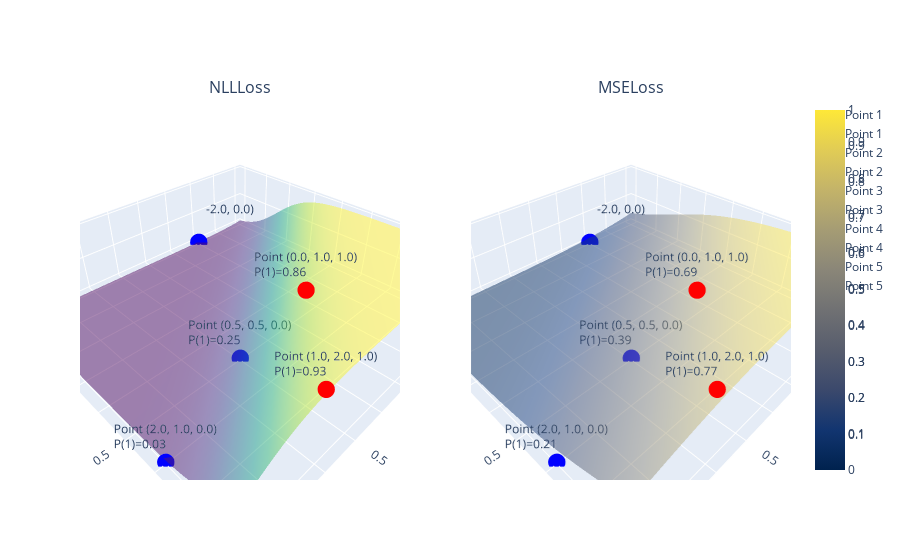

The notebook cell this image was saved under:
### Code cell
from plotly.subplots import make_subplots
import plotly.graph_objects as go
import numpy as np

points = np.hstack((features, labels.view(-1,1)))
colors = ["red" if label else "blue" for label in labels]

x = np.linspace(-2, 2, 50)
y = np.linspace(-2, 2, 50)
X, Y = np.meshgrid(x, y)

Z1 = 1 / (1 + np.exp(-(nll_weights[0] * X + nll_weights[1] * Y + nll_bias)))
Z2 = 1 / (1 + np.exp(-(mse_weights[0] * X + mse_weights[1] * Y + mse_bias)))

fig = make_subplots(rows=1, cols=2, specs=[[{'type': 'surface'}, {'type': 'surface'}]],
                    subplot_titles=("NLLLoss", "MSELoss"))

fig.add_trace(go.Surface(z=Z1, x=X, y=Y, opacity=0.5, colorscale='Viridis', name='Probability'), row=1, col=1)
fig.add_trace(go.Surface(z=Z2, x=X, y=Y, opacity=0.5, colorscale='Cividis', name='Probability'), row=1, col=2)


for i in range(len(points)):
    # Координаты точки
    px, py, pz = points[i]

    # Вычисляем значения на поверхностях для каждой точки
    z1_val = 1 / (1 + np.exp(-(nll_weights[0] * px + nll_weights[1] * py + nll_bias)))
    z2_val = 1 / (1 + np.exp(-(mse_weights[0] * px + mse_weights[1] * py + mse_bias)))
    
    # Формируем всплывающие подсказки для каждой точки
    hover_text_1 = f"Point ({px}, {py}, {pz})<br>P(1)={z1_val:.2f}"
    hover_text_2 = f"Point ({px}, {py}, {pz})<br>P(1)={z2_val:.2f}"

    # Добавляем точки в первое окно (первая поверхность)
    fig.add_trace(go.Scatter3d(x=[px], y=[py], z=[pz],
                               mode='markers+text',
                               marker=dict(size=6, color=colors[i]),
                               text=hover_text_1, hoverinfo="text",
                               name=f'Point {i+1}'), row=1, col=1)
    
    # Добавляем точки во второе окно (вторая поверхность)
    fig.add_trace(go.Scatter3d(x=[px], y=[py], z=[pz],
                               mode='markers+text',
                               marker=dict(size=6, color=colors[i]),
                               text=hover_text_2, hoverinfo="text",
                               name=f'Point {i+1}'), row=1, col=2)

fig.show()

### Figure 1 — Plotly figure (JSON) as saved in the notebook; plotly's stock layout.template omitted (floating-point values rounded to 4 significant figures; data arrays with more than 128 entries replaced by an {"elided": "..."} marker saying what was removed)
{"data": [{"colorscale": [[0, "#440154"], [0.1111, "#482878"], [0.2222, "#3e4989"], [0.3333, "#31688e"], [0.4444, "#26828e"], [0.5556, "#1f9e89"], [0.6667, "#35b779"], [0.7778, "#6ece58"], [0.8889, "#b5de2b"], [1, "#fde725"]], "name": "Probability", "opacity": 0.5, "scene": "scene", "type": "surface", "x": {"elided": "50x50 float values"}, "y": {"elided": "50x50 float values"}, "z": {"elided": "50x50 float values"}}, {"colorscale": [[0, "#00224e"], [0.1111, "#123570"], [0.2222, "#3b496c"], [0.3333, "#575d6d"], [0.4444, "#707173"], [0.5556, "#8a8678"], [0.6667, "#a59c74"], [0.7778, "#c3b369"], [0.8889, "#e1cc55"], [1, "#fee838"]], "name": "Probability", "opacity": 0.5, "scene": "scene2", "type": "surface", "x": {"elided": "50x50 float values"}, "y": {"elided": "50x50 float values"}, "z": {"elided": "50x50 float values"}}, {"hoverinfo": "text", "marker": {"color": "red", "size": 6}, "mode": "markers+text", "name": "Point 1", "scene": "scene", "text": "Point (1.0, 2.0, 1.0)<br>P(1)=0.93", "type": "scatter3d", "x": [1], "y": [2], "z": [1]}, {"hoverinfo": "text", "marker": {"color": "red", "size": 6}, "mode": "markers+text", "name": "Point 1", "scene": "scene2", "text": "Point (1.0, 2.0, 1.0)<br>P(1)=0.77", "type": "scatter3d", "x": [1], "y": [2], "z": [1]}, {"hoverinfo": "text", "marker": {"color": "blue", "size": 6}, "mode": "markers+text", "name": "Point 2", "scene": "scene", "text": "Point (2.0, 1.0, 0.0)<br>P(1)=0.03", "type": "scatter3d", "x": [2], "y": [1], "z": [0]}, {"hoverinfo": "text", "marker": {"color": "blue", "size": 6}, "mode": "markers+text", "name": "Point 2", "scene": "scene2", "text": "Point (2.0, 1.0, 0.0)<br>P(1)=0.21", "type": "scatter3d", "x": [2], "y": [1], "z": [0]}, {"hoverinfo": "text", "marker": {"color": "blue", "size": 6}, "mode": "markers+text", "name": "Point 3", "scene": "scene", "text": "Point (-1.0, -2.0, 0.0)<br>P(1)=0.00", "type": "scatter3d", "x": [-1], "y": [-2], "z": [0]}, {"hoverinfo": "text", "marker": {"color": "blue", "size": 6}, "mode": "markers+text", "name": "Point 3", "scene": "scene2", "text": "Point (-1.0, -2.0, 0.0)<br>P(1)=0.08", "type": "scatter3d", "x": [-1], "y": [-2], "z": [0]}, {"hoverinfo": "text", "marker": {"color": "blue", "size": 6}, "mode": "markers+text", "name": "Point 4", "scene": "scene", "text": "Point (0.5, 0.5, 0.0)<br>P(1)=0.25", "type": "scatter3d", "x": [0.5], "y": [0.5], "z": [0]}, {"hoverinfo": "text", "marker": {"color": "blue", "size": 6}, "mode": "markers+text", "name": "Point 4", "scene": "scene2", "text": "Point (0.5, 0.5, 0.0)<br>P(1)=0.39", "type": "scatter3d", "x": [0.5], "y": [0.5], "z": [0]}, {"hoverinfo": "text", "marker": {"color": "red", "size": 6}, "mode": "markers+text", "name": "Point 5", "scene": "scene", "text": "Point (0.0, 1.0, 1.0)<br>P(1)=0.86", "type": "scatter3d", "x": [0], "y": [1], "z": [1]}, {"hoverinfo": "text", "marker": {"color": "red", "size": 6}, "mode": "markers+text", "name": "Point 5", "scene": "scene2", "text": "Point (0.0, 1.0, 1.0)<br>P(1)=0.69", "type": "scatter3d", "x": [0], "y": [1], "z": [1]}], "layout": {"annotations": [{"font": {"size": 16}, "showarrow": false, "text": "NLLLoss", "x": 0.225, "xanchor": "center", "xref": "paper", "y": 1, "yanchor": "bottom", "yref": "paper"}, {"font": {"size": 16}, "showarrow": false, "text": "MSELoss", "x": 0.775, "xanchor": "center", "xref": "paper", "y": 1, "yanchor": "bottom", "yref": "paper"}], "scene": {"domain": {"x": [0, 0.45], "y": [0, 1]}}, "scene2": {"domain": {"x": [0.55, 1], "y": [0, 1]}}}}
